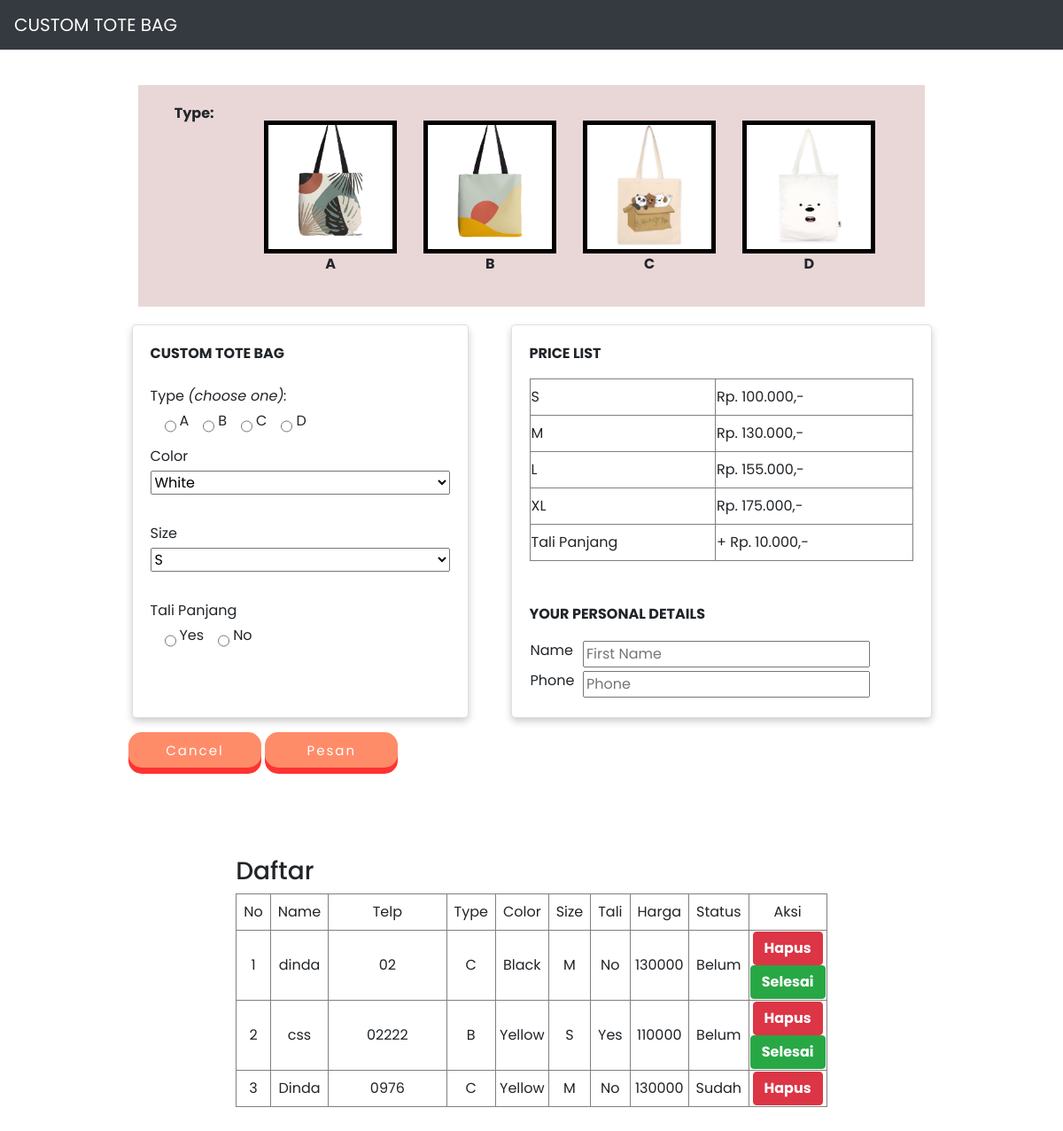
The page / on the database its author committed.
### tables this page shows
CREATE TABLE `custom` (
  `id` int(11) NOT NULL,
  `name` varchar(50) NOT NULL,
  `telp` varchar(20) NOT NULL,
  `type` varchar(25) NOT NULL,
  `color` varchar(25) NOT NULL,
  `size` varchar(10) NOT NULL,
  `tali` varchar(10) NOT NULL,
  `harga` int(11) NOT NULL,
  `status` varchar(25) NOT NULL
);

### conf.php (called while the page is built)
<?php
$db_host = "localhost";
$db_user = "root";
$db_password = "";
$db_name = "db_totebag";

### includes/DB.class.php (called while the page is built, shortened)
<?php
class DB
{
	var $db_host = '';
	var $db_user = '';
	var $db_password = '';
	var $db_name = '';
	var $db_link = '';
	var $result = 0;
	function DB($db_host = '', $db_user = '', $db_password = '', $db_name = '')
	{
		$this->db_host = $db_host;
		$this->db_user = $db_user;
		$this->db_password = $db_password;
		$this->db_name = $db_name;
	}
	function open()
	{
		$this->db_link = mysqli_connect($this->db_host, $this->db_user, $this->db_password, $this->db_name);
	}
	function execute($query = "")
	{
		$this->result = mysqli_query($this->db_link, $query);
		return $this->result;
	}
	function getResult()
	{
		return mysqli_fetch_array($this->result);
	}
}

### includes/Totebag.class.php (called while the page is built, shortened)
<?php
class Totebag extends DB
{
	function getTotebag()
	{
		$query = "SELECT * FROM custom";
		return $this->execute($query);
	}
}

### index.php (the view, shortened to what this page needs)
<?php
include("conf.php");
include("includes/Template.class.php");
include("includes/DB.class.php");
include("includes/Totebag.class.php");
$otask = new Totebag($db_host, $db_user, $db_password, $db_name);
$otask->open();
$otask->getTotebag();
$data = null;
$no = 1;
while (list($id, $name, $telp, $type, $color, $size, $tali, $harga, $status) = $otask->getResult()) {
	if ($status == "Sudah") {
		$data .= "<tr>
		<td>" . $no . "</td>
		<td>" . $name . "</td>
		<td>" . $telp . "</td>
		<td>" . $type . "</td>
		<td>" . $color . "</td>
		<td>" . $size . "</td>
		<td>" . $tali . "</td>
		<td>" . $harga . "</td>
		<td>" . $status . "</td>
		<td>
		<button class='btn btn-danger'><a href='index.php?id_hapus=" . $id . "' style='color: white; font-weight: bold;'>Hapus</a></button>
		</td>
		</tr>";
		$no++;
	}
	else {
		$data .= "<tr>
		<td>" . $no . "</td>
		<td>" . $name . "</td>
		<td>" . $telp . "</td>
		<td>" . $type . "</td>
		<td>" . $color . "</td>
		<td>" . $size . "</td>
		<td>" . $tali . "</td>
		<td>" . $harga . "</td>
		<td>" . $status . "</td>
		<td>
		<button class='btn btn-danger'><a href='index.php?id_hapus=" . $id . "' style='color: white; font-weight: bold;'>Hapus</a></button>
		<button class='btn btn-success' ><a href='index.php?id_status=" . $id .  "' style='color: white; font-weight: bold;'>Selesai</a></button>
		</td>
		</tr>";
		$no++;
	}
}

### includes/Template.class.php (shortened to what this page needs)
<?php
class Template{
	var $content = '';
	function Template($filename = ''){
		$this->content = implode('', @file($filename));
	}
	function clear(){
		$this->content = preg_replace("/DATA_[A-Z|_|0-9]+/", "", $this->content);
	}
	function write(){
		print $this->content;
	}
	function replace($old = '', $new = ''){
		if(is_int($new)){
			$value = sprintf("%d", $new);
		}elseif(is_float($new)){
			$value = sprintf("%f", $new);
		}elseif(is_array($new)){
			$value = '';
			foreach( $new as $item){
				$value .= $item. '';
			}
		}else{
			$value = $new;
		}
		$this->content = preg_replace("/$old/",  $value, $this->content);
	}
}

### templates/style.css (style rules this page uses)
* { box-sizing: border-box; }
body { margin: 0; font-family: 'Poppins', sans-serif; }
.card { box-shadow: 0 4px 8px 0 rgba(0, 0, 0, 0.2); border-radius: 5px; padding: 20px; margin-top: 20px; }
.gallery-custom { background-color: #e9d7d7; text-align: center; margin: 40px auto 0 auto; width: 80%; display: flex; flex-wrap: wrap; padding: 20px; justify-content: space-around; }
.gallery-custom p { font-weight: bold; }
.kotak img { width: 150px; height: 150px; border: 5px solid black; margin-top: 20px; }
.button-register { margin-left: 100px; padding-bottom: 100px; }
.isi-btn { width: 150px; height: 40px; font-size: 15px; border-width: 0; background-color: #ff8c69; display: inline-block; padding: 10px 25px; cursor: pointer; text-align: center; box-shadow: 0 7px #FF3333; letter-spacing: 2px; outline: none; color: #fff; border: none; border-radius: 15px; }

### rows shown on the page
custom: name "dinda", telp "02", type "C", color "Black", size "M", tali "No", harga "130000", status "Belum"
custom: name "css", telp "02222", type "B", color "Yellow", size "S", tali "Yes", harga "110000", status "Belum"
custom: name "Dinda", telp "0976", type "C", color "Yellow", size "M", tali "No", harga "130000", status "Sudah"
